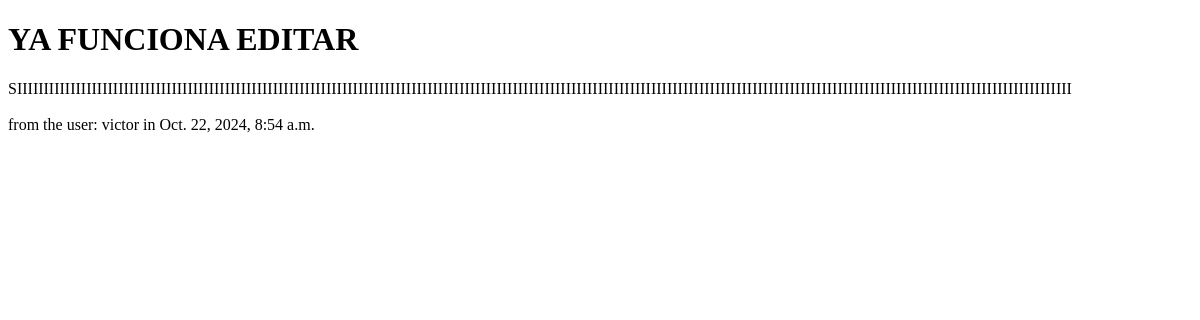
The page /notes/6/ on the database as committed earlier.
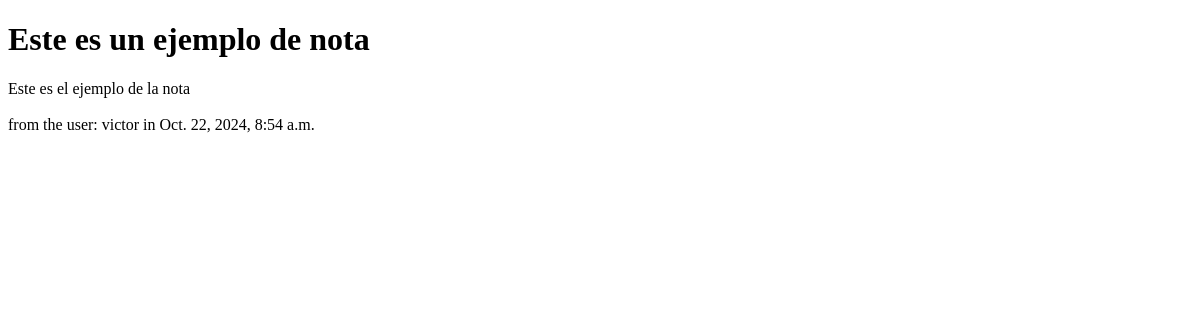
The same page on the database as committed later.
### notes_ortizjaime/models.py (models this page shows, shortened)
class Note(models.Model):
    user = models.ForeignKey(User, on_delete=models.CASCADE, related_name="notes")
    title = models.CharField(max_length = 200)
    content = models.TextField()
    creation_date = models.DateTimeField("Creation date",auto_now_add=True)

### notes_ortizjaime/views.py (the view)
# urls.py: path("<int:pk>/", views.detail, name="detail"),
def detail(request,pk):
    note = get_object_or_404(Note,pk = pk)
    return render(request,"note/note_detail_ortiz_jaime.html",{"note":note})

### notes_ortizjaime/templates/note/note_detail_ortiz_jaime.html (shortened to what this page needs)
<!DOCTYPE html>
<html lang="en">
<head>
</head>
  <h1>{{ note.title}}</h1>
  {{note.content}}
  <br><br>
  from the user: {{note.user}} in {{note.creation_date}}
<body>
</body>
</html>

Rows that differ between the two databases and show on the page:
changed Note "victor": title "YA FUNCIONA EDITAR" → "Este es un ejemplo de nota"; content "SIIIIIIIIIIIIIIIIIIIIIIIIIIIIIIIIIIIIIIIIIIIIIIIIIIIIIIIIIIIIIIIIIIIIIIIIIIIIIIIIIIIIIIIIIIIIIIIIIIIIIIIIIIIIIIIIIIIIIIIIIIIIIIIIIIIIIIIIIIIIIIIIIIIIIIIIIIIIIIIIIIIIIIIIIIIIIIIIIIIIIIIIIIIIIIIIIIIIII" → "Este es el ejemplo de la nota"
